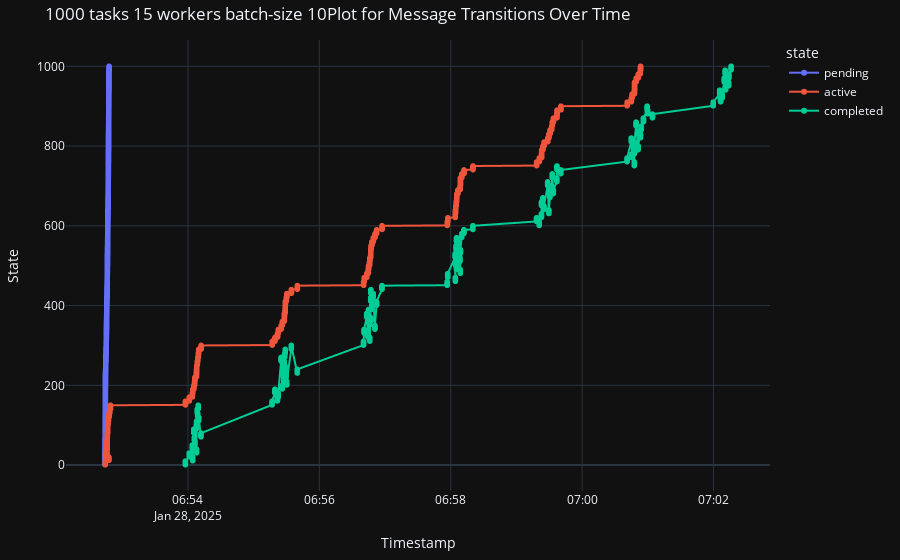
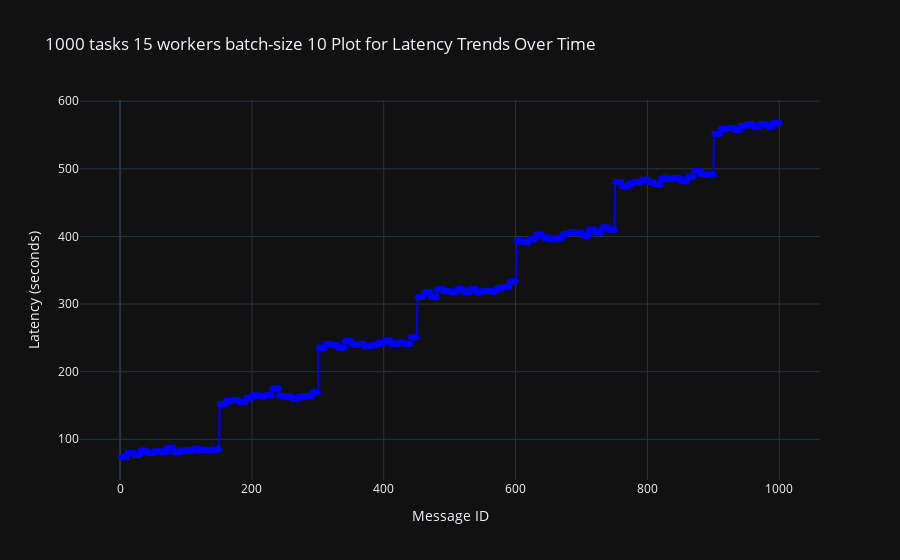
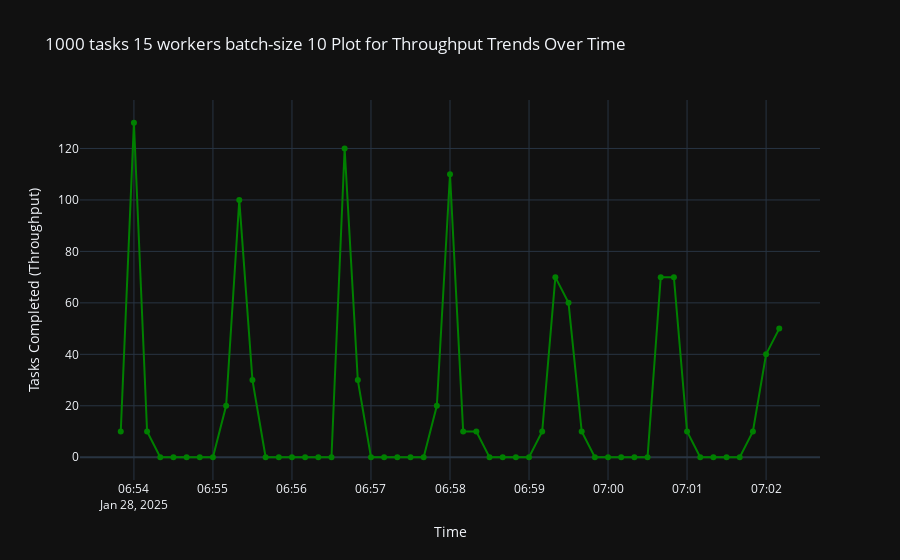

Notebook code cell kept with these figures, in order:
### Code cell
exps = [
  # ('100 tasks , 1 worker batch size 5', 'log_chunks_2025-01-27_11-10-33'),
  # ('1250 tasks , 50 workers batch-size 5','log_chunks_2025-01-27_11-57-17'), # failed didn't work
  # ('1000 tasks 25 workers batch-size 10','log_chunks_2025-01-27_13-11-10'), # failed didn't work
  # ('500 tasks 5 workers batch-size 10','log_chunks_2025-01-27_17-25-12'), # worked with less workers
  # ('1000 tasks 5 workers batch-size 10','log_chunks_2025-01-27_18-02-02'), # # worked with less workers
  # ('1000 tasks 10 workers batch-size 10','log_chunks_2025-01-27_20-03-31'), # # worked with less workers
  # ('1000 tasks 20 workers batch-size 10','log_chunks_2025-01-28_06-11-33'), # # failed didn't work
  ('1000 tasks 15 workers batch-size 10','log_chunks_2025-01-28_06-37-21'), # # worked with less workers
]



for (desc,chunk_prefix) in exps:
  logsx = get_all_logs(dir_prefix = chunk_prefix)
  print(f"{desc} , total logs => {len(logsx)}")
  analyze_message_flow(logsx,desc)
  analyze_lentency(logsx,desc)
  analyze_throughtput(logsx,desc)

### Figure 1 — Plotly figure (JSON) as saved in the notebook; plotly's stock layout.template omitted (floating-point values rounded to 4 significant figures; data arrays with more than 128 entries replaced by an {"elided": "..."} marker saying what was removed)
{"data": [{"hovertemplate": "state=pending<br>Time=%{x}<br>message_id=%{y}<extra></extra>", "legendgroup": "pending", "line": {"color": "#636efa", "dash": "solid"}, "marker": {"symbol": "circle"}, "mode": "lines+markers", "name": "pending", "showlegend": true, "type": "scattergl", "x": {"elided": "1000 str values"}, "xaxis": "x", "y": {"elided": "1000 int values"}, "yaxis": "y"}, {"hovertemplate": "state=active<br>Time=%{x}<br>message_id=%{y}<extra></extra>", "legendgroup": "active", "line": {"color": "#EF553B", "dash": "solid"}, "marker": {"symbol": "circle"}, "mode": "lines+markers", "name": "active", "showlegend": true, "type": "scattergl", "x": {"elided": "1000 str values"}, "xaxis": "x", "y": {"elided": "1000 int values"}, "yaxis": "y"}, {"hovertemplate": "state=completed<br>Time=%{x}<br>message_id=%{y}<extra></extra>", "legendgroup": "completed", "line": {"color": "#00cc96", "dash": "solid"}, "marker": {"symbol": "circle"}, "mode": "lines+markers", "name": "completed", "showlegend": true, "type": "scattergl", "x": {"elided": "1000 str values"}, "xaxis": "x", "y": {"elided": "1000 int values"}, "yaxis": "y"}], "layout": {"hovermode": "closest", "legend": {"title": {"text": "state"}, "tracegroupgap": 0}, "margin": {"b": 40, "l": 40, "r": 40, "t": 40}, "title": {"text": "1000 tasks 15 workers batch-size 10Plot for Message Transitions Over Time"}, "xaxis": {"anchor": "y", "domain": [0, 1], "showgrid": true, "title": {"text": "Timestamp"}}, "yaxis": {"anchor": "x", "domain": [0, 1], "showgrid": true, "title": {"text": "State"}}}}

### Figure 2 — Plotly figure (JSON) as saved in the notebook; plotly's stock layout.template omitted (floating-point values rounded to 4 significant figures; data arrays with more than 128 entries replaced by an {"elided": "..."} marker saying what was removed)
{"data": [{"line": {"color": "blue"}, "marker": {"color": "blue"}, "mode": "lines+markers", "name": "Latency", "type": "scatter", "x": {"elided": "1000 int values"}, "y": {"elided": "1000 float values"}}], "layout": {"legend": {"title": {"text": "Legend"}}, "title": {"text": "1000 tasks 15 workers batch-size 10 Plot for Latency Trends Over Time"}, "xaxis": {"showgrid": true, "title": {"text": "Message ID"}}, "yaxis": {"showgrid": true, "title": {"text": "Latency (seconds)"}}}}

### Figure 3 — Plotly figure (JSON) as saved in the notebook; plotly's stock layout.template omitted (floating-point values rounded to 4 significant figures)
{"data": [{"line": {"color": "green"}, "marker": {"color": "green"}, "mode": "lines+markers", "name": "Throughput", "type": "scatter", "x": ["2025-01-28T06:53:50", "2025-01-28T06:54:00", "2025-01-28T06:54:10", "2025-01-28T06:54:20", "2025-01-28T06:54:30", "2025-01-28T06:54:40", "2025-01-28T06:54:50", "2025-01-28T06:55:00", "2025-01-28T06:55:10", "2025-01-28T06:55:20", "2025-01-28T06:55:30", "2025-01-28T06:55:40", "2025-01-28T06:55:50", "2025-01-28T06:56:00", "2025-01-28T06:56:10", "2025-01-28T06:56:20", "2025-01-28T06:56:30", "2025-01-28T06:56:40", "2025-01-28T06:56:50", "2025-01-28T06:57:00", "2025-01-28T06:57:10", "2025-01-28T06:57:20", "2025-01-28T06:57:30", "2025-01-28T06:57:40", "2025-01-28T06:57:50", "2025-01-28T06:58:00", "2025-01-28T06:58:10", "2025-01-28T06:58:20", "2025-01-28T06:58:30", "2025-01-28T06:58:40", "2025-01-28T06:58:50", "2025-01-28T06:59:00", "2025-01-28T06:59:10", "2025-01-28T06:59:20", "2025-01-28T06:59:30", "2025-01-28T06:59:40", "2025-01-28T06:59:50", "2025-01-28T07:00:00", "2025-01-28T07:00:10", "2025-01-28T07:00:20", "2025-01-28T07:00:30", "2025-01-28T07:00:40", "2025-01-28T07:00:50", "2025-01-28T07:01:00", "2025-01-28T07:01:10", "2025-01-28T07:01:20", "2025-01-28T07:01:30", "2025-01-28T07:01:40", "2025-01-28T07:01:50", "2025-01-28T07:02:00", "2025-01-28T07:02:10"], "y": [10, 130, 10, 0, 0, 0, 0, 0, 20, 100, 30, 0, 0, 0, 0, 0, 0, 120, 30, 0, 0, 0, 0, 0, 20, 110, 10, 10, 0, 0, 0, 0, 10, 70, 60, 10, 0, 0, 0, 0, 0, 70, 70, 10, 0, 0, 0, 0, 10, 40, 50]}], "layout": {"legend": {"title": {"text": "Legend"}}, "title": {"text": "1000 tasks 15 workers batch-size 10 Plot for Throughput Trends Over Time"}, "xaxis": {"showgrid": true, "title": {"text": "Time"}}, "yaxis": {"showgrid": true, "title": {"text": "Tasks Completed (Throughput)"}}}}
